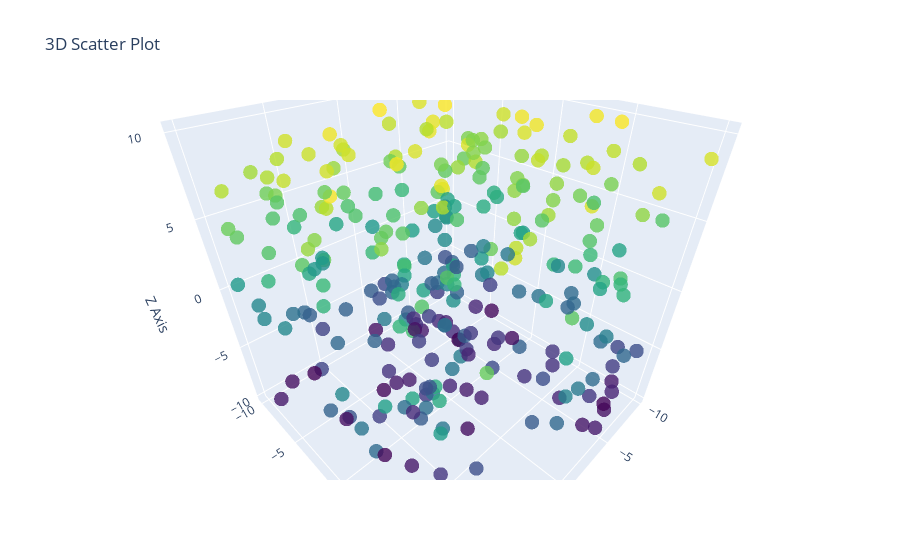

Write notebook code for a chart like this one.
### Markdown cell above
Plotly

### Code cell
#Answer-1

import plotly.graph_objects as go
import numpy as np
import pandas as pd


np.random.seed(30)
data = {
    'X':np.random.uniform(-10,10,300),
    'Y':np.random.uniform(-10,10,300),
    'Z':np.random.uniform(-10,10,300)
}

df = pd.DataFrame(data)

fig = go.Figure(data=[go.Scatter3d(
    x=df['X'],
    y=df['Y'],
    z=df['Z'],
    mode='markers',
    marker=dict(
        size=5,
        color=df['Z'],
        colorscale='Viridis',
        opacity=0.8
    )
)])

fig.update_layout(
    title="3D Scatter Plot",
    scene=dict(
        xaxis_title='X Axis',
        yaxis_title='Y Axis',
        zaxis_title='Z Axis'
    )
)
fig.show()

### Figure 1 — Plotly figure (JSON) as saved in the notebook; plotly's stock layout.template omitted (floating-point values rounded to 4 significant figures; data arrays with more than 128 entries replaced by an {"elided": "..."} marker saying what was removed)
{"data": [{"marker": {"color": {"elided": "300 float values"}, "colorscale": [[0, "#440154"], [0.1111, "#482878"], [0.2222, "#3e4989"], [0.3333, "#31688e"], [0.4444, "#26828e"], [0.5556, "#1f9e89"], [0.6667, "#35b779"], [0.7778, "#6ece58"], [0.8889, "#b5de2b"], [1, "#fde725"]], "opacity": 0.8, "size": 5}, "mode": "markers", "type": "scatter3d", "x": {"elided": "300 float values"}, "y": {"elided": "300 float values"}, "z": {"elided": "300 float values"}}], "layout": {"autosize": true, "scene": {"aspectmode": "auto", "aspectratio": {"x": 0.9933, "y": 1.007, "z": 0.9996}, "camera": {"center": {"x": 0, "y": 0, "z": 0}, "eye": {"x": 0.8107, "y": 0.8107, "z": 0.8107}, "projection": {"type": "perspective"}, "up": {"x": 0, "y": 0, "z": 1}}, "xaxis": {"title": {"text": "X Axis"}, "type": "linear"}, "yaxis": {"title": {"text": "Y Axis"}, "type": "linear"}, "zaxis": {"title": {"text": "Z Axis"}, "type": "linear"}}, "title": {"text": "3D Scatter Plot"}}}
